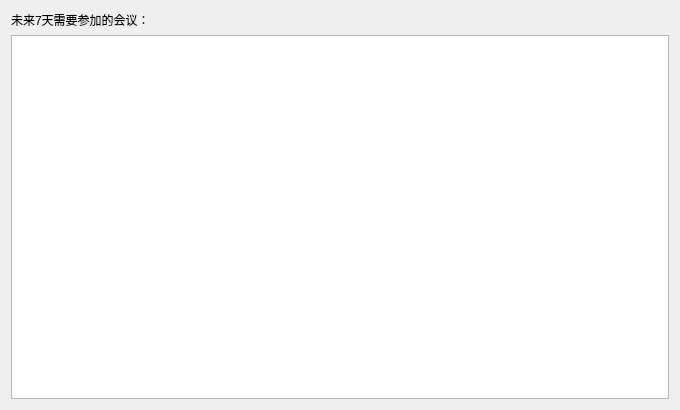
<?xml version="1.0" encoding="UTF-8"?>
<ui version="4.0">
 <class>myMeeting</class>
 <widget class="QWidget" name="myMeeting">
  <property name="geometry">
   <rect>
    <x>0</x>
    <y>0</y>
    <width>680</width>
    <height>410</height>
   </rect>
  </property>
  <property name="sizePolicy">
   <sizepolicy hsizetype="Expanding" vsizetype="Expanding">
    <horstretch>0</horstretch>
    <verstretch>0</verstretch>
   </sizepolicy>
  </property>
  <property name="windowTitle">
   <string>Form</string>
  </property>
  <layout class="QVBoxLayout" name="verticalLayout">
   <item>
    <widget class="QLabel" name="label">
     <property name="text">
      <string>未来7天需要参加的会议：</string>
     </property>
    </widget>
   </item>
   <item>
    <widget class="QTableView" name="tableView"/>
   </item>
  </layout>
 </widget>
 <resources/>
 <connections/>
</ui>
